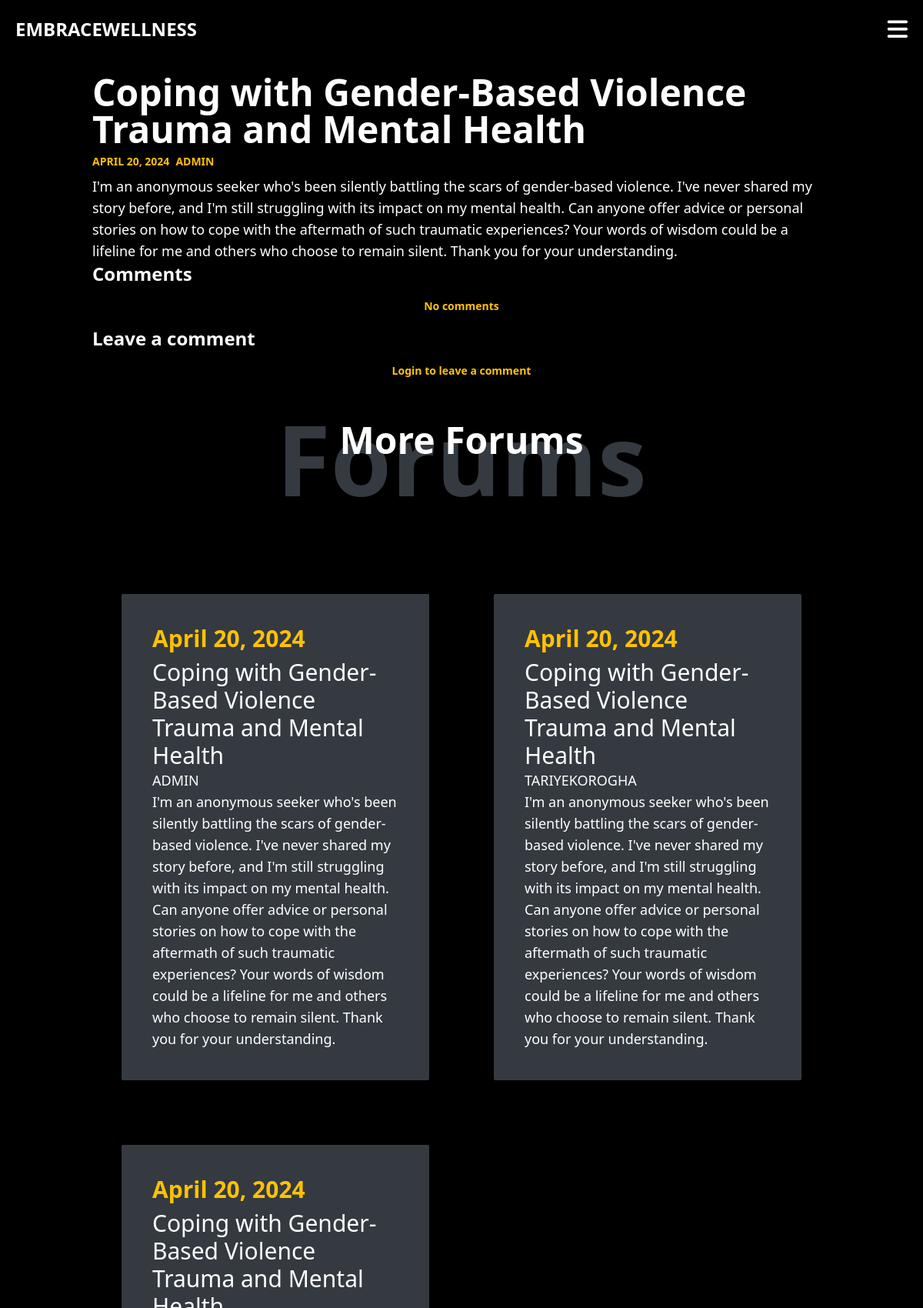
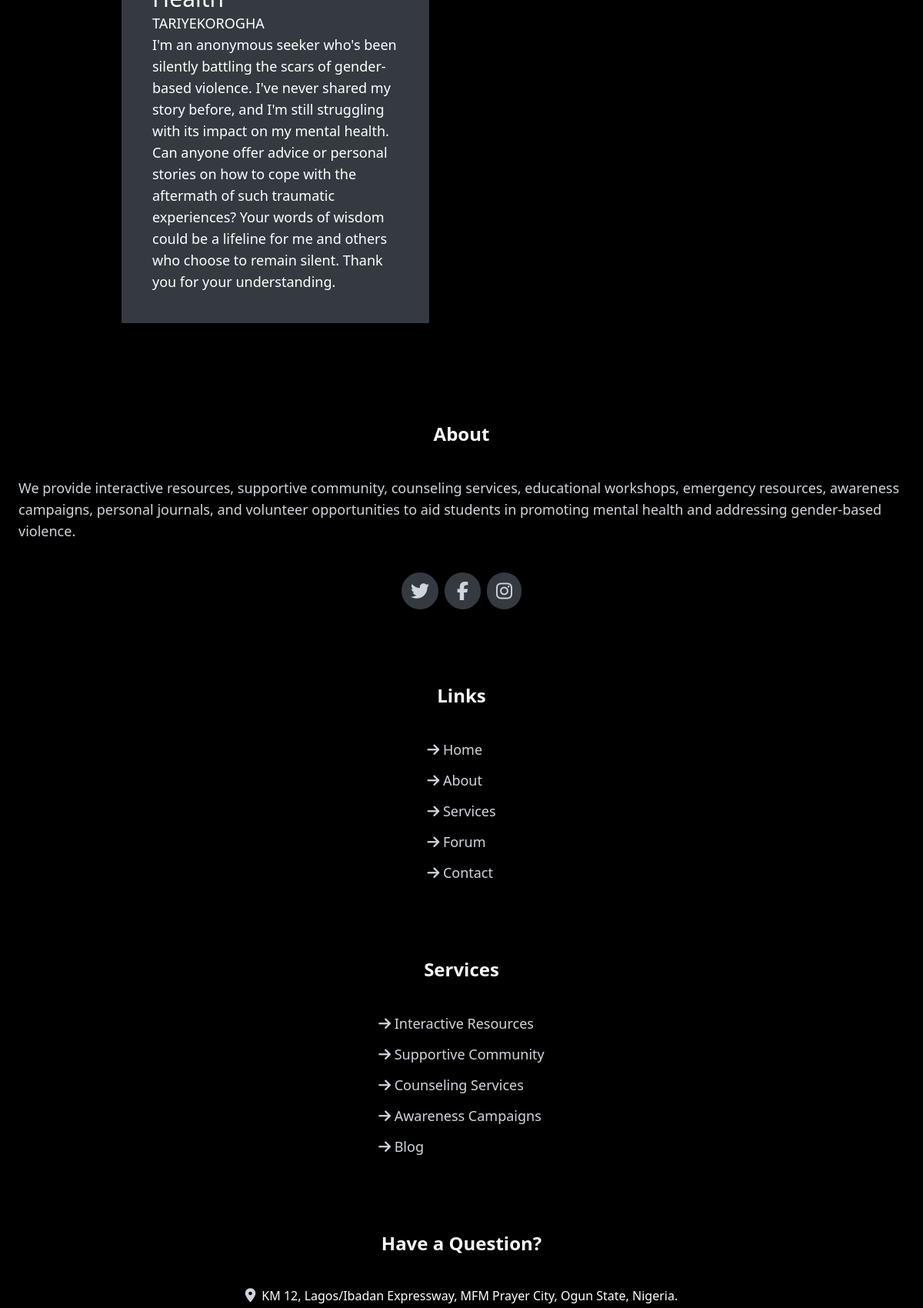
The app's page /forum/detail/10/ (upper part) with its own data (2 pictures, top to bottom).
### forum/models.py (models this page shows, shortened)
class Forum(models.Model):
    title = models.CharField(max_length=100)
    content = models.TextField()
    created_by = models.ForeignKey(User, related_name="forums", on_delete=models.CASCADE)
    created_at = models.DateField(auto_now_add=True)
    modified_at = models.TimeField(auto_now=True)
    class Meta:
        ordering = ('-modified_at',)

### forum/views.py (the view)
# urls.py: path('detail/<int:pk>/', views.detail, name='detail'),
def detail(request, pk):
    forum = get_object_or_404(models.Forum, pk=pk)
    comments = forum.comments.all()
    form = CommentForm()
    more_forums = models.Forum.objects.all().exclude(pk=pk)[0:3]
    if request.method == "POST":
        form = CommentForm(request.POST)
        if form.is_valid():
            new_comment = form.save(commit=False)
            new_comment.author = request.user
            new_comment.forum = forum
            new_comment.save()
            return redirect(f"/forum/detail/{pk}")
    else:
        form = CommentForm()
    return render(request, 'forum/detail.html', {
        "forum": forum,
        "form": form,
        "comments": comments,
        "more_forums": more_forums
    })

### forum/templates/forum/detail.html (shortened to what this page needs)
{% extends 'core/index.html' %}
{% block content %}
<div class="pt-[6rem] flex w-full justify-center flex-col items-center">
    <div class=" w-4/5  flex-col flex justify-center  items-start">
        <h2 class="sm:text-5xl text-4xl font-bold z-[2]">{{ forum.title }}</h2>
        <p class="my-2 text-mustard uppercase font-semibold flex flex-row justify-center items-start space-x-2 text-sm ">
            <span>
                {{ forum.created_at }}
            </span>
            <a href="{% url 'accounts:detail' forum.created_by.id %}">
                <span>
                    {{ forum.created_by }}
                </span>
            </a>
        </p>
        <p class="text-lg">{{ forum.content }}</p>
    </div>
    <div class="w-4/5 {% if user.is_authenticated %} h-auto {% else %} h-auto {% endif %} flex xl:flex-row flex-col">
        <div class="xl:w-1/2 w-full overflow-auto">
            <h2 class="sm:text-2xl text-xl font-bold z-[2] text-white">Comments</h2>
            {% if comments %}
                {% for comment in comments %}
                <div class="text-mustard text-sm my-4 font-semibold flex flex-col justify-center items-start">
                    <p> {{ comment.comment }}</p>
                    <p class="text-white">{{ comment.author }} @ {{ comment.created_at }}</p>
                </div>
                {% endfor %}
            {% else %}
                <div class="text-mustard text-sm my-4 font-semibold flex flex-col justify-center items-center">
                    <p>No comments</p>
                </div>
            {% endif %}
        </div>
        <div class="bg-black xl:w-1/2  w-full text-black flex flex-col items-start">
            <h2 class="sm:text-2xl text-xl font-bold z-[2] text-white">Leave a comment</h2>
            {% if user.is_authenticated %}
                <div class="cols-span-3 w-full flex flex-col justify-center items-start  h-auto text-white rounded-xl">
                    <form action="." method="post" class="flex flex-col justify-center items-start w-full">
                        {% csrf_token %}
                        <div class="mb-3 w-full">
                            {{ form.comment }}
                        </div>
                        {% if form.errors or form.non_field_errors %}
                            <div class="self-center mb-3 p-6 bg-red-100 rounded-xl text-black">
                                {% for field in form %}
                                    {{ field.errors }}
                                {% endfor %}
                            </div>
                        {% endif %}
                        <button class="self-center text-lg font-semibold  px-6 py-3 bg-black text-black rounded-3xl  bg-mustard   hover:bg-white  hover:text-white capitalize">comment</button>
                    </form>
                </div>
            {% else %}
                <div class="text-mustard text-sm my-4 font-semibold flex w-full flex-row justify-center items-center">
                    <p>Login to leave a comment</p>
                </div>
            {% endif %}
        </div>
    </div>
    <div class="flex flex-col justify-center items-center my-10  sm:mx-[15rem]">
        <h2 class="sm:text-5xl text-4xl font-bold z-[2]">More Forums</h2>
        <p class=" sm:text-9xl  text-7xl text-[#343a40]  font-extrabold sm:-mt-[4rem] z-[1]  -mt-[3rem]">Forums</p>
    </div>
    <div class="lg:flex lg:justify-center lg:items-center ">
        <div class="xl:grid-cols-3 lg:mx-auto lg:my-[2rem] lg:grid-cols-2 lg:grid  flex flex-col justify-center items-center  lg:gap-1">
            {% for forum in more_forums %}
            <div class="bg-[#343a40] p-4 lg:p-10 w-[21rem] sm:w-[22rem] md:w-[25rem] lg:w-[25rem] m-10 rounded-sm ">
                <a href="{% url 'forum:detail' forum.id %}" class="h-auto flex flex-col space-y-2 justify-content items-start">
                    <p class="text-mustard lg:text-3xl text-2xl font-extrabold">{{ forum.created_at }}</p>
                    <h3 class="text-white lg:text-3xl text-2xl">{{ forum.title }}</h3>
                    <a href="{% url 'accounts:detail' forum.created_by.id %}"><p class="uppercase text-lg text-white">{{ forum.created_by }}</p></a>
                    <p class="text-white text-lg"  >{{ forum.content }}</p>
                </a>
            </div>
            {% endfor %}
        </div>
    </div>
</div>
{% endblock %}

### records on screen
Forum: title "Coping with Gender-Based Violence Trauma and Mental Health", created_at "APRIL 20, 2024", created_by "ADMIN", content "I'm an anonymous seeker who's been silently battling the scars of gender-based violence. I've never shared my story before, and I'm still struggling with its impact on my mental health. Can anyone offer advice or personal stories on how to cope with the aftermath of such traumatic experiences? Your words of wisdom could be a lifeline for me and others who choose to remain silent. Thank you for your understanding."
Forum: created_at "April 20, 2024", title "Coping with Gender-Based Violence Trauma and Mental Health", created_by "ADMIN", content "I'm an anonymous seeker who's been silently battling the scars of gender-based violence. I've never shared my story before, and I'm still struggling with its impact on my mental health. Can anyone offer advice or personal stories on how to cope with the aftermath of such traumatic experiences? Your words of wisdom could be a lifeline for me and others who choose to remain silent. Thank you for your understanding."
Forum: created_at "April 20, 2024", title "Coping with Gender-Based Violence Trauma and Mental Health", created_by "TARIYEKOROGHA", content "I'm an anonymous seeker who's been silently battling the scars of gender-based violence. I've never shared my story before, and I'm still struggling with its impact on my mental health. Can anyone offer advice or personal stories on how to cope with the aftermath of such traumatic experiences? Your words of wisdom could be a lifeline for me and others who choose to remain silent. Thank you for your understanding."
Forum: created_at "April 20, 2024", title "Coping with Gender-Based Violence Trauma and Mental Health", created_by "TARIYEKOROGHA", content "I'm an anonymous seeker who's been silently battling the scars of gender-based violence. I've never shared my story before, and I'm still struggling with its impact on my mental health. Can anyone offer advice or personal stories on how to cope with the aftermath of such traumatic experiences? Your words of wisdom could be a lifeline for me and others who choose to remain silent. Thank you for your understanding."
